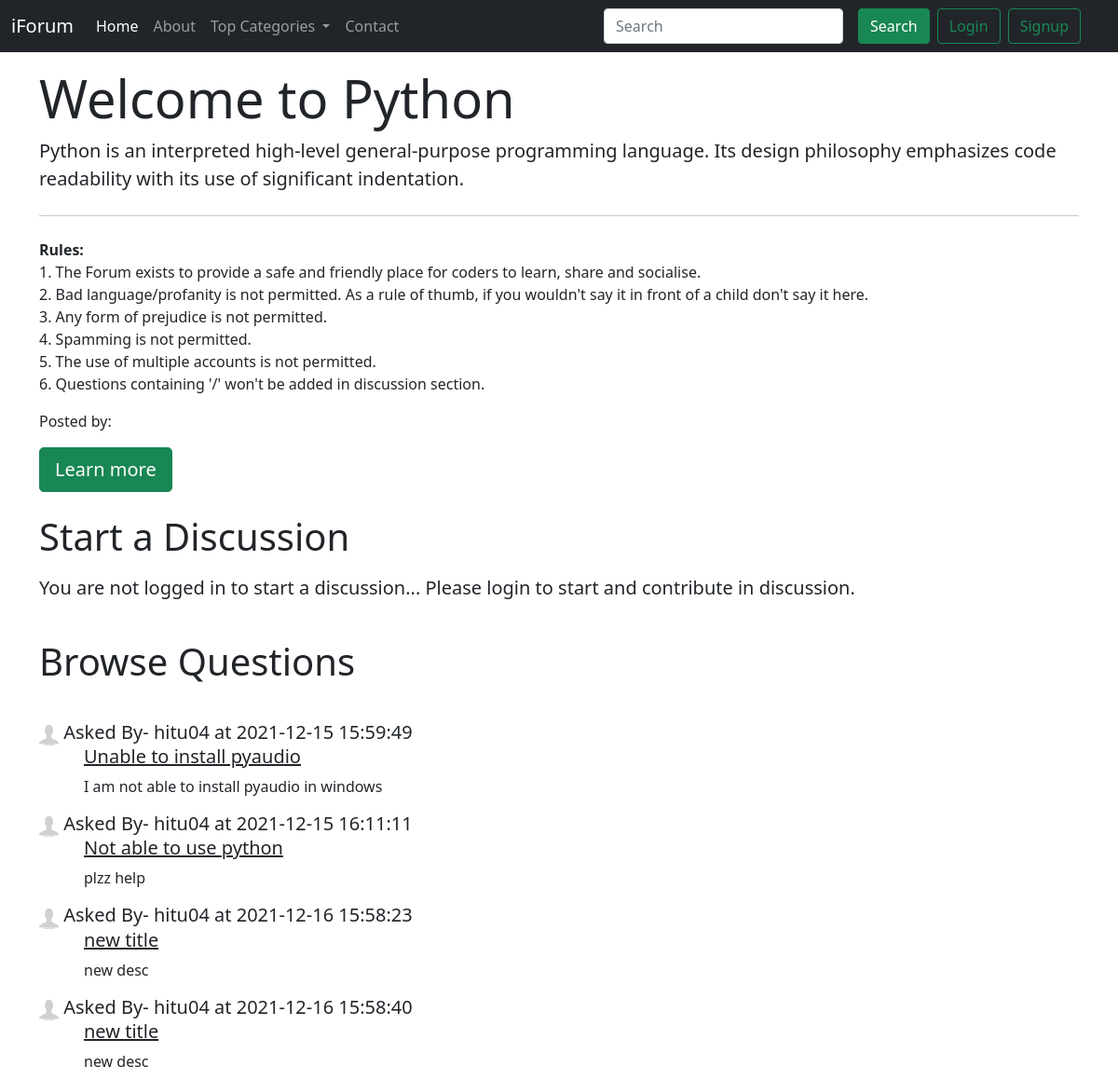
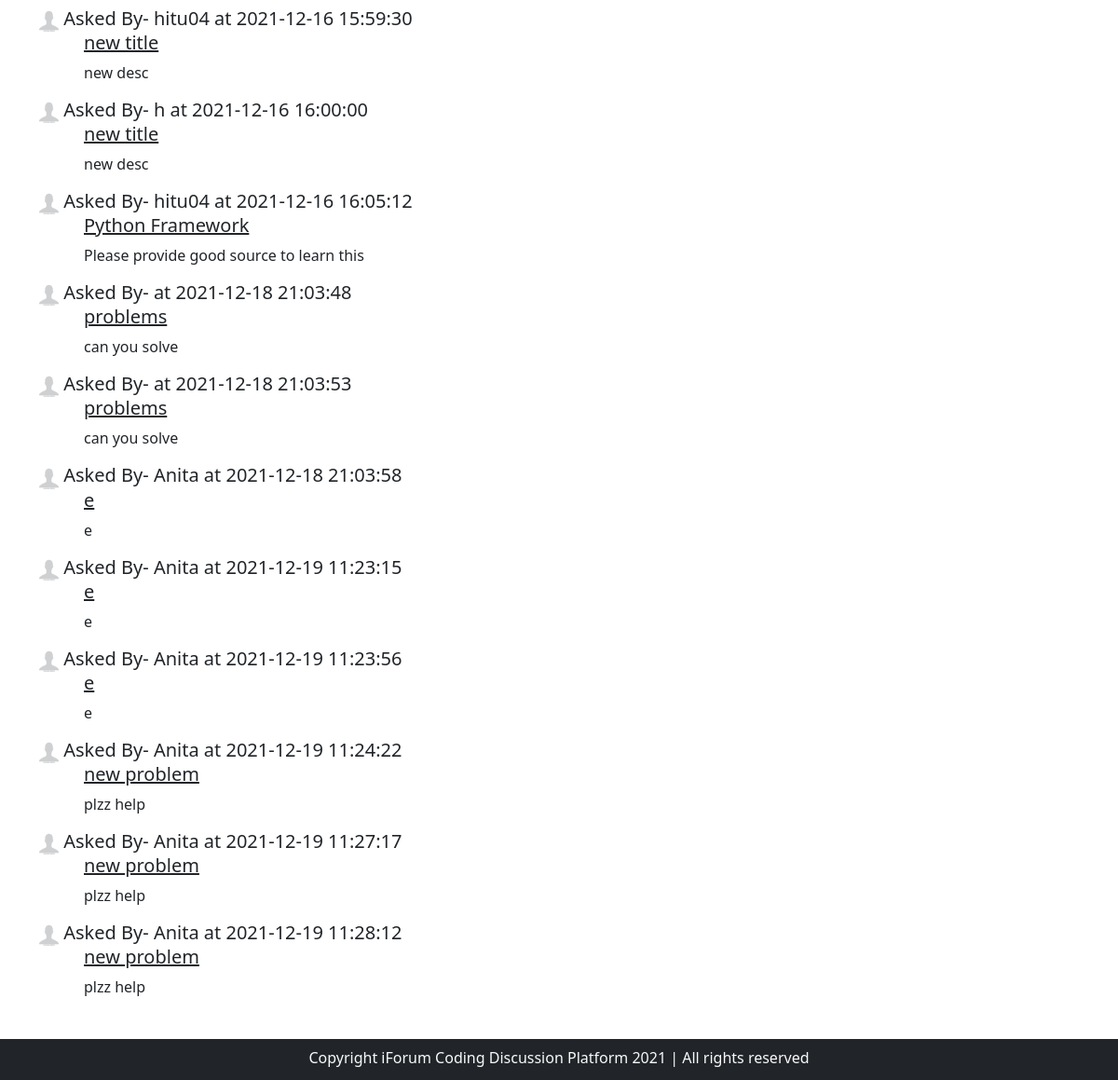
The app's page /threadlist.php?catid=1 with its own data (2 pictures, top to bottom).
### tables this page shows
CREATE TABLE `category` (
  `cat_id` int(8) NOT NULL,
  `cat_name` varchar(255) NOT NULL,
  `cat_desc` text NOT NULL,
  `cat_date` datetime NOT NULL DEFAULT current_timestamp(),
  `cat_user_name` int(11) NOT NULL
);

CREATE TABLE `threads` (
  `thread_id` int(11) NOT NULL,
  `thread_title` varchar(255) NOT NULL,
  `thread_desc` text NOT NULL,
  `thread_cat_id` int(11) NOT NULL,
  `thread_user` int(11) NOT NULL,
  `thread_dt` datetime NOT NULL DEFAULT current_timestamp()
);

CREATE TABLE `users` (
  `sno` int(11) NOT NULL,
  `user_name` varchar(10) NOT NULL,
  `user_email` varchar(30) NOT NULL,
  `user_pass` varchar(255) NOT NULL,
  `user_dt` datetime NOT NULL DEFAULT current_timestamp()
);

### threadlist.php (the view, shortened to what this page needs)
<!doctype html>
<html lang="en">
<head>
    <link href="https://cdn.jsdelivr.net/npm/bootstrap@5.1.3/dist/css/bootstrap.min.css" rel="stylesheet">
</head>
<body>
    <?php include 'partials\_dbconnect.php'; ?>
    <?php include 'partials\_header.php'; ?>
    <?php
    $id = $_GET['catid'];
    $sql = "select * from `category` where `cat_id`=$id ";
    $res = mysqli_query($con, $sql);
    while ($row = mysqli_fetch_assoc($res)) {
        $catname = $row['cat_name'];
        $catdesc = $row['cat_desc'];
        $cat_user_name = $row['cat_user_name'];
        $sql2 = "select user_name from `users` where `sno`='$cat_user_name' ";
        $res2 = mysqli_query($con, $sql2);
        $row2 = mysqli_fetch_assoc($res2);
        $posted = $row2['user_name'];
    }
    ?>
    <div class="container my-3">
        <div class="jumbotron jumbotron-fluid">
            <h1 class="display-4">Welcome to <?php echo $catname; ?> </h1>
            <p class="lead"><?php echo $catdesc; ?></p>
            <hr class="my-4">
            <p> <b>Rules: <br></b>
                1. The Forum exists to provide a safe and friendly place for coders to learn, share and socialise.<br>
                2. Bad language/profanity is not permitted. As a rule of thumb, if you wouldn't say it in front of a child don't say it here. <br>
                3. Any form of prejudice is not permitted. <br>
                4. Spamming is not permitted. <br>
                5. The use of multiple accounts is not permitted.<br>
                6. Questions containing '/' won't be added in discussion section.
            </p>
            <p>Posted by: <b><?php echo $posted; ?></b></p>
            <a class="btn btn-success btn-lg" href="#" role="button">Learn more</a>
        </div>
    </div>
    <?php
    if (isset($_SESSION['loggedin']) and $_SESSION['loggedin'] == true) {
        echo '<div class="container">
                                    <h1 class="py-2">Start a Discussion</h1>
                                    <form action="' . $_SERVER["REQUEST_URI"] . '"method="POST">
                            <div class="form-group">
                                <label for="title">Problem Title</label>
                                <input type="text" class="form-control" id="title" name="title">
                                <small id="emailHelp" class="form-text text-muted">Keep your title as short and crisp as possible.
                                </small>
                            </div>
                            <input type="hidden" name="sno" value="' . $_SESSION['sno'] . '">
                            <div class="form-group my-3">
                                <label for="exampleFormControlTextarea1">Elaborate your concern</label>
                                <textarea class="form-control" id="desc" name="desc" rows="3"></textarea>
                            </div>
                            <br>
                            <button type="submit" class="btn btn-success py-2">Submit</button>
                        </form>
                    </div>';
    } else {
        echo '
                            <div class="container">
                            <h1 class="py-2">Start a Discussion</h1>
                            <p class="lead">
                                You are not logged in to start a discussion... Please login to start and contribute in discussion.
                            </p>
                            </div>';
    }
    ?>
    <div class="container">
        <h1 class="py-4">Browse Questions</h1>
        <?php
        $id = $_GET['catid'];
        $sql = "select * from `threads` where `thread_cat_id`=$id ";
        $res = mysqli_query($con, $sql);
        while ($row = mysqli_fetch_assoc($res)) {
            $thread_id = $row['thread_id'];
            $thread_title = $row['thread_title'];
            $thread_desc = $row['thread_desc'];
            $dt = $row['thread_dt'];
            $thread_user_id = $row['thread_user'];
            $sql2 = "select * from `users` where sno='$thread_user_id' ";
            $res2 = mysqli_query($con, $sql2);
            $row2 = mysqli_fetch_assoc($res2);
            echo '<div class="media my-3">
                            <div class="media-body">
                                    <h5 class="mt-0 "><img src="images\profile.jpg" class="inline mr-3" width="21px" height="25px" class="mr-4" alt="..."> Asked By- ' . $row2['user_name'] . ' at ' . $dt . ' <br>  <a class="text-dark mx-5" href="thread.php?thread_id=' . $thread_id . '">' . $thread_title . '</a></h5>
                                    <p class="mx-5">' . $thread_desc . '</p>
                            </div>
                          </div>';
        }
        ?>
    </div>
    <br>
    <br>
    <br>
    <?php include 'partials\_footer.php'; ?>
</body>
</html>

### partials/_header.php (shortened to what this page needs)
<?php
    echo '<nav class="navbar navbar-expand-lg navbar-dark bg-dark sticky-top">
    <div class="container-fluid">
        <a class="navbar-brand" href="index.php">iForum</a>
        <button class="navbar-toggler" type="button" data-bs-toggle="collapse" data-bs-target="#navbarSupportedContent" aria-controls="navbarSupportedContent" aria-expanded="false" aria-label="Toggle navigation">
            <span class="navbar-toggler-icon"></span>
        </button>
        <div class="collapse navbar-collapse" id="navbarSupportedContent">
            <ul class="navbar-nav me-auto mb-2 mb-lg-0">
                <li class="nav-item">
                    <a class="nav-link active" aria-current="page" href="index.php">Home</a>
                </li>
                <li class="nav-item">
                    <a class="nav-link" href="about.php">About</a>
                </li>
                <li class="nav-item dropdown">
                    <a class="nav-link dropdown-toggle" href="#" id="navbarDropdown" role="button" data-bs-toggle="dropdown" aria-expanded="false">
                        Top Categories
                    </a>
                    <ul class="dropdown-menu" aria-labelledby="navbarDropdown">';
                    echo '
                    </ul>
                </li>
                <li class="nav-item">
                    <a class="nav-link" href="contact.php" tabindex="-1">Contact</a>
                </li>
            </ul>
            <div class="row mx-2">';
            if(isset($_SESSION['loggedin']) and $_SESSION['loggedin']==true){
                echo '<form class="d-flex " method="get" action="search.php">
                <input style="width:200px;height:50px;" class="form-control me-2" type="search" name="query" placeholder="Search" aria-label="Search">
                <button style="width:100px;height:50px;" class="btn btn-success mx-2" type="submit">Search</button>
                <p  style="width:150px;height:40px;" class="text-light my-2 mx-0 "> Welcome <b>'. $_SESSION['user_name'].'</b> </p>
                <a  style="width:100px;height:50px;" href="partials\_logout.php"  class="btn btn-outline-success mx-2 my-0"  >LogOut</a>
                    </form>
                ';
            }
            else{
                echo '<form class="d-flex">
                <input class="form-control me-2" type="search" placeholder="Search" aria-label="Search">
                <button class="btn btn-success mx-2" type="submit">Search</button>
                <button type="button" class="btn btn-outline-success mr-3" data-bs-toggle="modal" data-bs-target="#loginModal">
                    Login
                </button>
                <button type="button" class="btn btn-outline-success mx-2" data-bs-toggle="modal" data-bs-target="#signupModal" >Signup</button>
            </form>';
            }
           echo ' </div>
        </div>
    </div>
</nav>';
?>

### partials/_footer.php
<div class="container-fluid bg-dark text-light fixed-bottom" id="foot">
    <p class="text-center py-2 mb-1" id="rt">
        Copyright iForum Coding Discussion Platform 2021 | All rights reserved
    </p>
</div>

### records on screen
category: cat_name "Python", cat_desc "Python is an interpreted high-level general-purpose programming language. Its design philosophy emphasizes code readability with its use of significant indentation."
threads: users.user_name "hitu04", thread_dt "2021-12-15 15:59:49", thread_title "Unable to install pyaudio", thread_desc "I am not able to install pyaudio in windows"
threads: users.user_name "hitu04", thread_dt "2021-12-15 16:11:11", thread_title "Not able to use python", thread_desc "plzz help"
threads: users.user_name "hitu04", thread_dt "2021-12-16 15:58:23", thread_title "new title", thread_desc "new desc"
threads: users.user_name "hitu04", thread_dt "2021-12-16 15:58:40", thread_title "new title", thread_desc "new desc"
threads: users.user_name "hitu04", thread_dt "2021-12-16 15:59:30", thread_title "new title", thread_desc "new desc"
threads: users.user_name "h", thread_dt "2021-12-16 16:00:00", thread_title "new title", thread_desc "new desc"
threads: users.user_name "hitu04", thread_dt "2021-12-16 16:05:12", thread_title "Python Framework", thread_desc "Please provide good source to learn this"
threads: thread_dt "2021-12-18 21:03:48", thread_title "problems", thread_desc "can you solve"
threads: thread_dt "2021-12-18 21:03:53", thread_title "problems", thread_desc "can you solve"
threads: users.user_name "Anita", thread_dt "2021-12-18 21:03:58", thread_title "e", thread_desc "e"
threads: users.user_name "Anita", thread_dt "2021-12-19 11:23:15", thread_title "e", thread_desc "e"
threads: users.user_name "Anita", thread_dt "2021-12-19 11:23:56", thread_title "e", thread_desc "e"
threads: users.user_name "Anita", thread_dt "2021-12-19 11:24:22", thread_title "new problem", thread_desc "plzz help"
threads: users.user_name "Anita", thread_dt "2021-12-19 11:27:17", thread_title "new problem", thread_desc "plzz help"
threads: users.user_name "Anita", thread_dt "2021-12-19 11:28:12", thread_title "new problem", thread_desc "plzz help"
